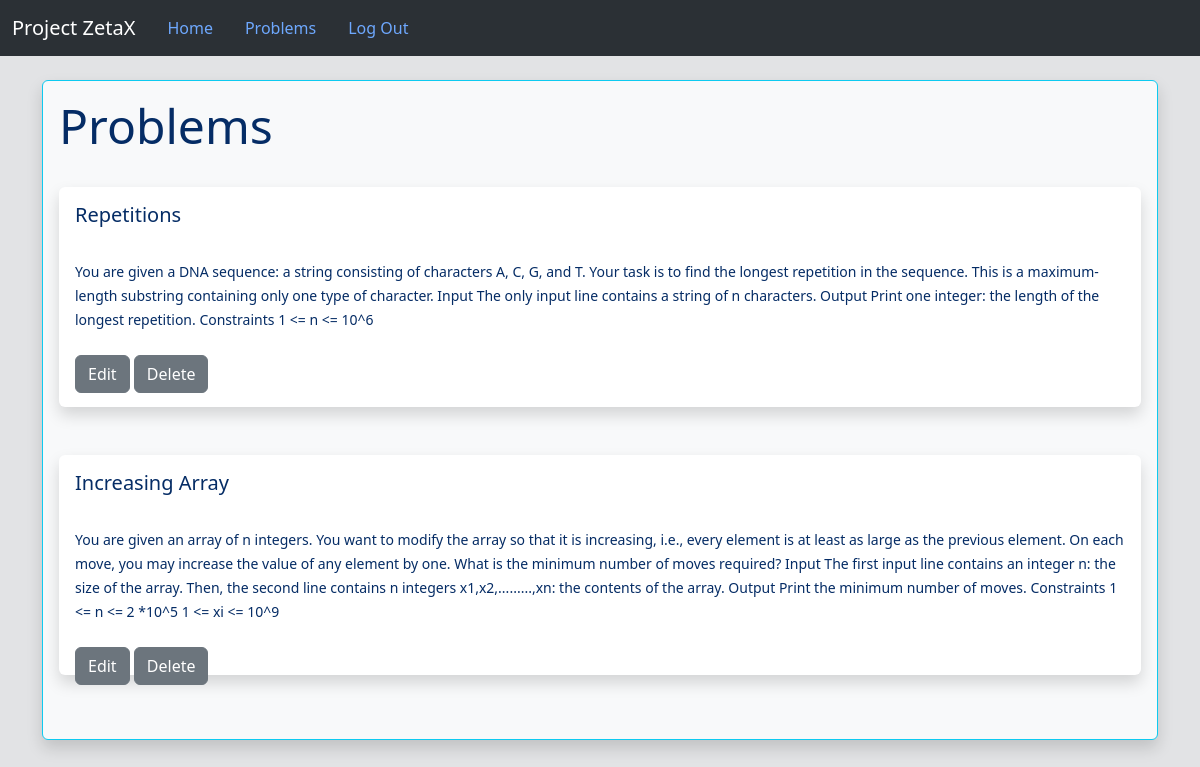
The page /show_judge_problems/1 (signed in) on the database as committed earlier.
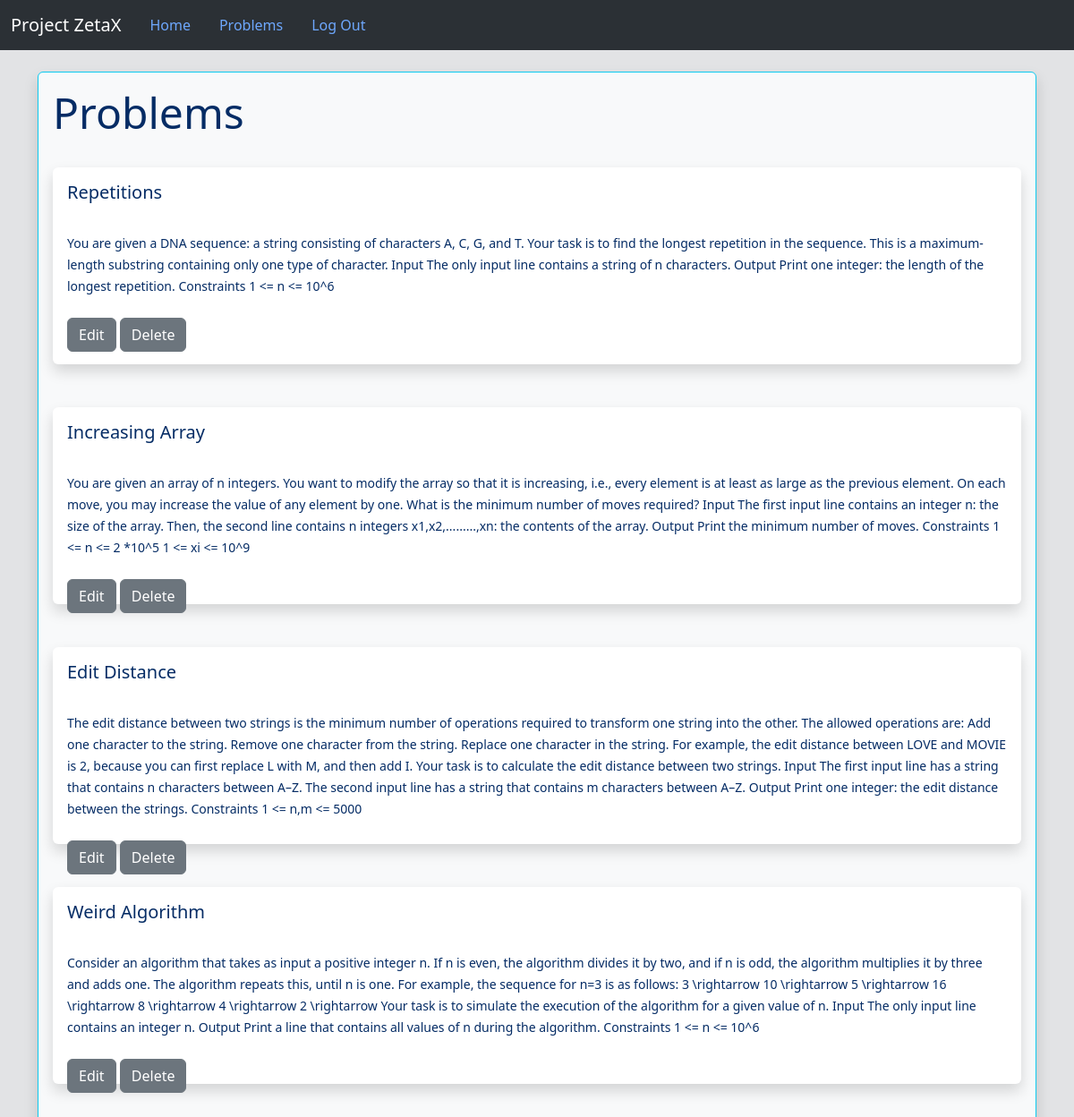
The same page on the database as committed later.
### Project/models.py (models this page shows, shortened)
class Problem(db.Model):
    __bind_key = 'problems'
    id = db.Column(db.Integer, primary_key=True)
    title = db.Column(db.String(100), nullable=False)
    description = db.Column(db.String(2000), nullable=False)
    sample_input = db.Column(db.String(100), nullable=False)
    sample_output = db.Column(db.String(100), nullable=False)
    exe_time = db.Column(db.Integer, nullable=False)
    exe_space = db.Column(db.Integer, nullable=False)
    judging_testcases = db.Column(db.String(1000000),nullable=False)
    exp_testcases_output = db.Column(db.String(1000000),nullable=False)
    user_id = db.Column(db.Integer, db.ForeignKey('user.id'))
    submission = db.relationship('Submissions',backref='problem')

### Project/routes.py (the view)
    def wrapped_function_judge(*args,**kwargs):
        if (current_user.is_authenticated) and (current_user.type != 'Judge'):
            flash("Please log in as Judge to access this page",'error')
            return redirect(url_for('home'))
        return inner_func(*args,**kwargs)

### Project/models.py (called while the page is built)
@login_manager.user_loader
def load_user(id):
    return User.query.get(int(id))

### Project/routes.py (called while the page is built)
def judge_required(inner_func):
    def wrapped_function_judge(*args,**kwargs):
        if (current_user.is_authenticated) and (current_user.type != 'Judge'):
            flash("Please log in as Judge to access this page",'error')
            return redirect(url_for('home'))
        return inner_func(*args,**kwargs)
    wrapped_function_judge.__name__ = inner_func.__name__
    return wrapped_function_judge

@app.route('/show_judge_problems/<int:id>',methods=['GET','POST'])
@login_required
@judge_required
def show_judge_problems(id):
    judge = User.query.get_or_404(id)
    return render_template('show_judge_problems.html',problems=judge.problems)

### Project/templates/show_judge_problems.html (shortened to what this page needs)
{% extends 'base.html' %}
{% block content %}
    <br/>
<div class="container-fluid bg-body-tertiary border border-info shadow p-3 mb-5 rounded">
    <h1>Problems</h1>
    <br/>
    {% for problem in problems %}
        <div  class="shadow p-3 mb-5 bg-body rounded" style="max-height: 220px;">
            <h4>{{ problem.title }}</h4><br/>
            <small>{{ problem.description }}</small><br/><br/>
            <a href="/modify_problem/{{problem.id}}" class="btn btn-secondary">Edit</a>
            <a href="/delete_problem/{{problem.id}}" class="btn btn-secondary">Delete</a>
        </div>
    {% endfor %}
</div>
{% endblock %}

### Project/templates/base.html (shortened to what this page needs)
<!DOCTYPE html>
<html lang="en">
  <head>
    <link href="https://cdn.jsdelivr.net/npm/bootstrap@5.3.3/dist/css/bootstrap.min.css" rel="stylesheet">
    <link rel="stylesheet" href="{{ url_for('static',filename='CSS/editor-styles.css')}}">
    <link rel="stylesheet" href="{{ url_for('static',filename='CSS/style-home.css')}}">
  </head>
  <body class="bg-secondary-subtle text-primary-emphasis">
    {% include 'navbar.html' %}
    <div class="container">
        {% block content %}
        {% endblock %}
    </div>
  </body>
</html>

### Project/templates/navbar.html (shortened to what this page needs)
<link rel="stylesheet" href="{{ url_for('static',filename='/CSS/style-navbar.css')}}">
<nav class="navbar navbar-expand-lg bg-body-tertiary" data-bs-theme="dark">
  <div class="container-fluid">
    <a class="navbar-brand" href="#">Project ZetaX</a>
    <div class="collapse navbar-collapse" id="navbarSupportedContent">
      <ul class="nav nav-pills">
        <li class="nav-item">
          <a class="nav-link pill" href="{{ url_for('home')}}">Home</a>
        </li>
        {% if current_user.is_authenticated %}
            {% if current_user.type == 'Judge' %}
            <li class="nav-item">
              <a class="nav-link pill" href="/show_judge_problems/{{current_user.id}}">Problems</a>
            </li>
            {% endif %}
          <li class="nav-item ml-auto">
            <a class="nav-link pill" href="{{ url_for('logout')}}">Log Out</a>
          </li>
        {% endif %}
      </ul>
    </div>
  </div>
</nav>

### Project/static/CSS/editor-styles.css (style rules this page uses)
:root { --editor-bg: #eee; --editor-border: #3f87a6; }
* { padding: 0; margin: 0; box-sizing: border-box; }
html, body { height: 100%; width: 100%; }

### Project/static/CSS/style-home.css (style rules this page uses)
h1 { font-size: 48px; }
h4 { font-size: 20px; }
a { font-size: 18px; color: #000000; }

Rows that differ between the two databases and show on the page:
added Problem: title "Edit Distance", description "The edit distance between two strings is the minimum number of operations required to transform one string into the other. The allowed operations are: Add one character to the string. Remove one character from the string. Replace one character in the string. For example, the edit distance between LOVE and MOVIE is 2, because you can first replace L with M, and then add I. Your task is to calculate the edit distance between two strings. Input The first input line has a string that contains n characters between A–Z. The second input line has a string that contains m characters between A–Z. Output Print one integer: the edit distance between the strings. Constraints 1 <= n,m <= 5000"
added Problem: title "Weird Algorithm", description "Consider an algorithm that takes as input a positive integer n. If n is even, the algorithm divides it by two, and if n is odd, the algorithm multiplies it by three and adds one. The algorithm repeats this, until n is one. For example, the sequence for n=3 is as follows: 3 \\rightarrow 10 \\rightarrow 5 \\rightarrow 16 \\rightarrow 8 \\rightarrow 4 \\rightarrow 2 \\rightarrow Your task is to simulate the execution of the algorithm for a given value of n. Input The only input line contains an integer n. Output Print a line that contains all values of n during the algorithm. Constraints 1 <= n <= 10^6"
